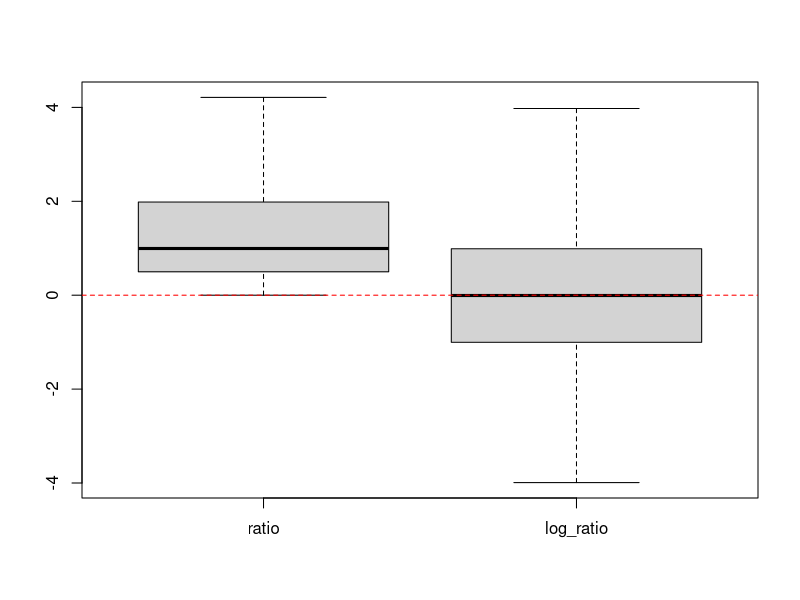
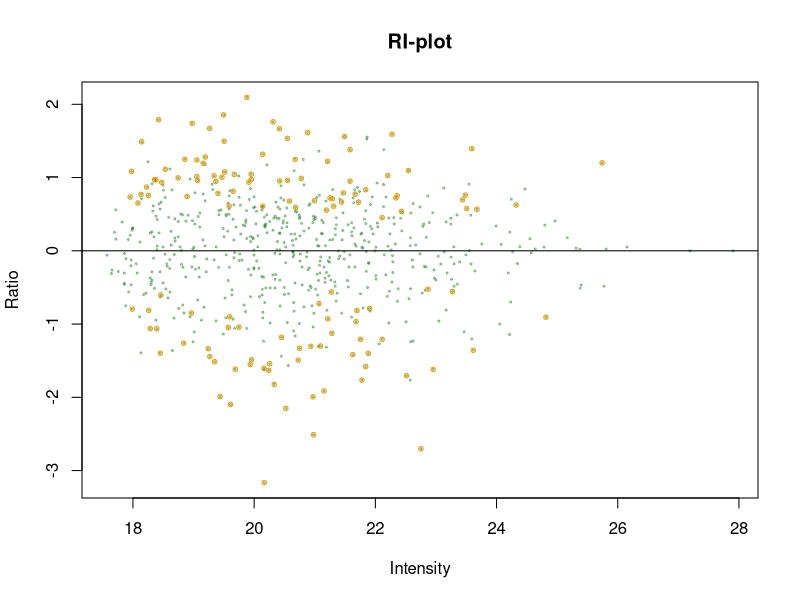
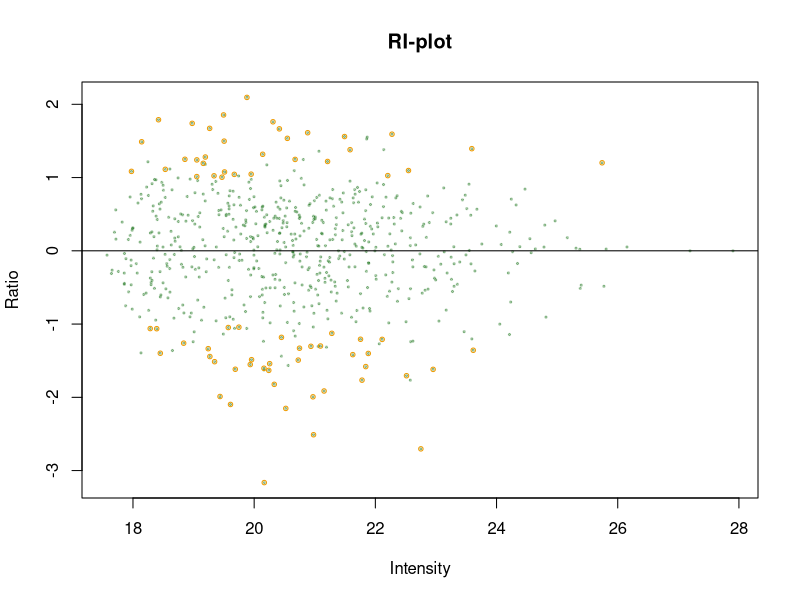
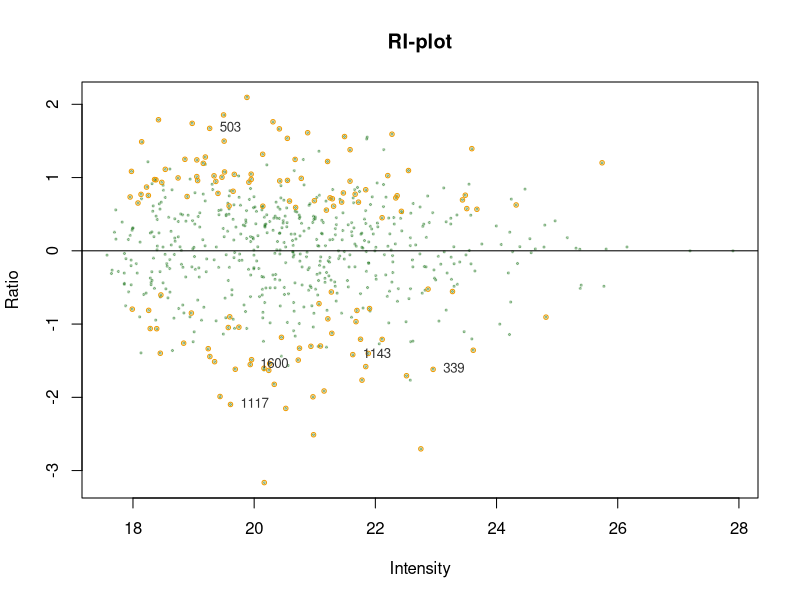

R code for these plots, in order: (Note: this script raises an error after producing the figures.)
# ---
# title: "Методы выявления дифференциально-экспрессируемых белков"
# author: "Марина Варфоломеева"
# ---

# распределение логарифмов соотношений симметрично ####
sim_ratios <- function(n_max){
  #' Функция, которая возвращает соотношение двух
  #' случайных целых положительных чисел,
  #' лежащих в пределах от 0 до nmax
  a <- sample.int(n = n_max, size = 1)
  b <- sample.int(n = n_max, size = 1)
  return(a/b)
}

# Симулируем 100 000 соотношений
set.seed(932847)
simulated_ratios <- replicate(n = 100000, sim_ratios(n_max = 20000))

# Объединяем в датафрейм сырые соотношения и их логарифмы
dat_ratios <- data.frame(
  ratio = simulated_ratios,
  log_ratio = log2(simulated_ratios))

# рисуем боксплот
boxplot(dat_ratios, outline = F)
abline(h = 0, lty = 2, col = "red") # 0


## t-тест (The Bad) ####

# Открываем данные об экспрессии гребешков
expr <- read.table("data/Prot_Br_H_T.csv", header = TRUE, sep = ";", row.names = 1)
fact <- read.table("data/Prot_Br_H_T_factor.csv", header = TRUE, sep = ";", row.names = 1)

f_subset <- fact$Oxygen == "Normox" & fact$Temperature != "25C"
expr_subset <- expr[, f_subset]
fact_subset <- droplevels(fact[f_subset, ])

# нормализуем и логарифмируем, как на прошлых занятиях
library(limma)
expr_log <- log2(normalizeQuantiles(expr_subset))


# t-критерий для одного белка
groups <- fact_subset$Temperature == "10C"
tmp <- t.test(x = expr_log[1, groups], y = expr_log[1, !groups])

# как извлечь p-value?



# 1) пишем функцию, которая считает t-test и добывает p-value
t_p_val <- function(x, f1, f2) {
  tryCatch(t.test(x = x[f1], y = x[f2])$p.value,
    error = function(e) NA)
}
# тестируем функцию
t_p_val(expr_log[1, ], f1 = groups, f2 = !groups)

# 2) к каждой строке данных применяем наш t.test
pvals <- apply(X = expr_log, MARGIN = 1, FUN = t_p_val, f1 = groups, f2 = !groups)
# В результате мы получаем список p-values
head(pvals)
class(pvals)
# Его можно легко превратить в вектор
pvals <- unlist(pvals)


head(pvals)

# Сколько белков, достоверно меняющих экспрессию, мы нашли?
sum(pvals <= 0.05, na.rm = TRUE)
# Экспрессия каких белков различается?
names(pvals <= 0.05)

### Множественные сравнения ####

p_bonf <- p.adjust(pvals, method = "bonferroni")
head(p_bonf)

p_holm <- p.adjust(pvals, method = "holm")
sum(p_holm <= 0.05, na.rm = TRUE)

q_val <- p.adjust(pvals, method = "BH")
sum(q_val <= 0.05, na.rm = TRUE)

# У скольких белков экспрессия достоверно различается после поправки Бонферрони?
# Названия белков, экспрессия которых достоверно различается после поправки Бонферрони?


# Посчитайте пожалуйста самостоятельно, сколько достоверно различающихся белков будет найдено после поправки Хольма и после применения процедуры Беньямини-Хохберга.


## Moderated t-test (The Good) ####


#### Загружаем данные, создаем ExpressionSet
library(Biobase)
expr_data <- as.matrix(expr_log)
pheno_data <- fact_subset
pheno_metadata <- data.frame(
  labelDescription = c("Oxygen concentration", "Temperature"),
  row.names=c("Oxygen", "Temperature"))
pheno_data <- new("AnnotatedDataFrame",
                 data = pheno_data,
                 varMetadata = pheno_metadata)
feature_data <- data.frame(Spot = rownames(expr_log))
rownames(feature_data) <- rownames(expr_data)
feature_metadata <- data.frame(
  labelDescription = c("Spot number"),
  row.names = c("Spot"))
f_data <- new("AnnotatedDataFrame",
              data = feature_data,
              varMetadata = feature_metadata)
experiment_data <-
  new("MIAME",
      name="Sebastien Artigaud et al.",
      lab="lab",
      contact="email@domain.com",
      title="Proteomic responses to hypoxia at different temperatures in the great scallop (Pecten maximus).",
      abstract="Abstract",
      other=list(notes="partial dataset from Artigaud et al. 2014"))
exp_set <-
  ExpressionSet(assayData = expr_data,
                phenoData = pheno_data,
                featureData = f_data,
                experimentData = experiment_data)

#### Уровни фактора
groups <- pData(exp_set)$Temperature
table(groups)

#### Создаем модельную матрицу
X <- model.matrix(~ groups)

#### Подбираем линейную модель для _i_-того белка
fit <- lmFit(exp_set, design = X, method = "robust", maxit = 1000)
names(fit)

fit$coefficients[1, ]

#### Empirical Bayes statistics
efit <- eBayes(fit)
names(efit)

#### Таблица дифференциально-экспрессируемых белков
topTable(efit, coef = 2)
numGenes <- nrow(exprs(exp_set))
full_list <- topTable(efit, number = numGenes)
View(full_list)

#### RI-plot
RIP_limma <- function(efit, coef, n = 10, signif = TRUE, fdr = 0.05, lfc = 0, text = TRUE, cex.text = 0.8, col.text = "grey20", main = "RI-plot", xlab = "Intensity", ylab = "Ratio", pch = 19, pch.signif = 21, col = "darkgreen", alpha = 0.3, cex = 0.3, ...){
  # соотношение и интенсивность
  R <- efit$coefficients[, coef]
  I <- efit$Amean
  # прозрачный цвет
  col_btransp <- adjustcolor(col, alpha.f = alpha)
  # график
  plot(I, R, cex = cex, main = main, pch = pch, xlab = xlab, ylab = ylab, col = col_btransp, ...)
  abline(h = 0)
  # отмечаем дифференциально-экспрессируемые белки
  if(signif){
    sign <- p.adjust(efit$p.value[, coef], method = "BH") <= fdr
    large <- abs(efit$coefficients[, coef]) >= lfc
    points(I[sign & large], R[sign & large], cex = cex*2, col = "orange2", pch = pch.signif)
  }
  # подписываем первые n белков с сильнее всего различающейся экспрессией
  if(text){
    ord <- order(efit$lods[, coef], decreasing = TRUE)
    top_n <- ord[1:n]
    text(I[top_n], R[top_n], labels = efit$genes[top_n, ], pos = 4, cex = cex.text, col = col.text)
  }
}

RIP_limma(efit, coef = 2, n = 20, text = F)
RIP_limma(efit, coef = 2, n = 20, text = F, lfc = 1)
RIP_limma(efit, coef = 2, n = 5)


#### Сохраняем список всех белков в файл
dir.create("results")
write.table(full_list, file = "results/pecten_diff_expression.csv", sep = "\t", quote = FALSE, col.names = NA)

#### Добываем дифференциально-экспрессируемые белки для дальнейшей работы
f_dif <- full_list$adj.P.Val <= 0.05 & abs(full_list$logFC) >= 1
# Находим имена пятен
names_dif <- full_list$Spot[f_dif]
# Находим индексы пятен в ExpressionSet
ids_dif_limma <- match(names_dif, fData(exp_set)$Spot)
# Фильтруем ExpressionSet
dif_exp_set <- exp_set[ids_dif_limma, ]
# Короткие имена гребешков
part1 <- substr(x = pData(dif_exp_set)$Oxygen, start = 0, stop = 1)
part2 <- substr(x = pData(dif_exp_set)$Temperature, start = 0, stop = 2)
short_names <- make.unique(paste(part1, part2, sep = "_"))
colnames(exprs(dif_exp_set)) <- short_names


#### Тепловая карта экспрессии дифференциальных белков
library(gplots)
dat <- as.matrix(exprs(dif_exp_set))

pal_green <- colorpanel(75, low = "black", mid = "darkgreen", high = "yellow")
heatmap.2(dat, col = pal_green, scale = "none", key=TRUE, symkey = FALSE, density.info = "none", trace = "none", cexRow = 0.9, cexCol = 1, margins = c(4, 3), keysize = 0.8, key.par = list(mar = c(3, 0.1, 3, 0.1)))

dev.off()
pal_blue_red <- colorpanel(75, low = "steelblue", mid = "black", high = "red")
heatmap.2(dat, col = pal_blue_red, scale = "row", key = TRUE, symkey = FALSE, density.info = "none", trace = "none", cexRow = 0.9, cexCol = 1, margins = c(4, 3), keysize = 0.8, key.par = list(mar = c(3, 0.1, 3, 0.1)))
